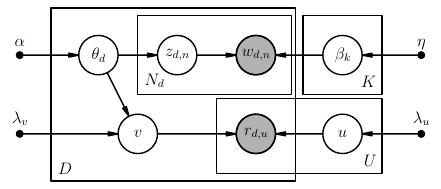

This figure's Python source:
#!/usr/bin/env python
# -*- coding: utf-8 -*-

from __future__ import (division, print_function, absolute_import,
                        unicode_literals)
from matplotlib import rc
rc("font", family="serif", size=12)
rc("text", usetex=True)
import daft

pgm = daft.PGM([5.6, 2.4], origin=[0.75, -0.7])

pgm.add_plate(daft.Plate([1.4, -0.6, 3.1, 2.2], r"$D$"))
pgm.add_plate(daft.Plate([2.5, 0.5, 1.95, 1], r"$N_d$"))
pgm.add_plate(daft.Plate([4.6, 0.5, 1, 1], r"$K$", position="bottom right"))
pgm.add_plate(daft.Plate([3.5, -0.5, 2.1, 0.95], r"$U$",
                         position="bottom right"))

pgm.add_node(daft.Node("alpha", r"$\alpha$", 1, 1, fixed=True))
pgm.add_node(daft.Node("theta", r"$\theta_d$", 2, 1))
pgm.add_node(daft.Node("z", r"$z_{d,n}$", 3, 1))
pgm.add_node(daft.Node("w", r"$w_{d,n}$", 4, 1, observed=True))

pgm.add_node(daft.Node("beta", r"$\beta_{k}$", 5.1, 1))
pgm.add_node(daft.Node("eta", r"$\eta$", 6.1, 1, fixed=True))

pgm.add_node(daft.Node("lv", r"$\lambda_v$", 1, 0, fixed=True))
pgm.add_node(daft.Node("v", r"$v_d$", 2.5, 0))
pgm.add_node(daft.Node("lu", r"$\lambda_u$", 6.1, 0, fixed=True))
pgm.add_node(daft.Node("u", r"$u_i$", 5.1, 0))
pgm.add_node(daft.Node("r", r"$r_{i,d}$", 4, 0, observed=True))

pgm.add_edge("alpha", "theta")
pgm.add_edge("theta", "z")
pgm.add_edge("z", "w")

pgm.add_edge("eta", "beta")
pgm.add_edge("beta", "w")

pgm.add_edge("lu", "u")
pgm.add_edge("theta", "v")
pgm.add_edge("lv", "v")
pgm.add_edge("u", "r")
pgm.add_edge("v", "r")

pgm.render()
pgm.figure.savefig("clda.pdf")
